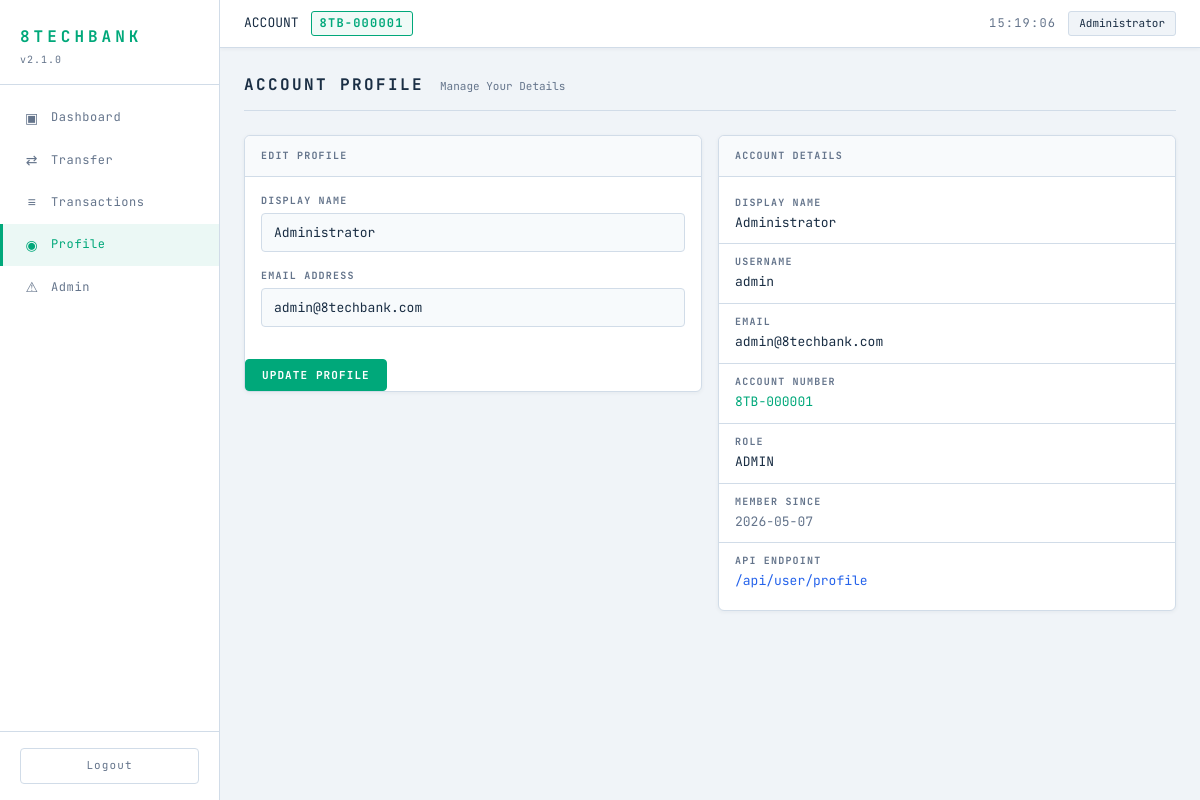
The page /profile (signed in) on the database as committed earlier.
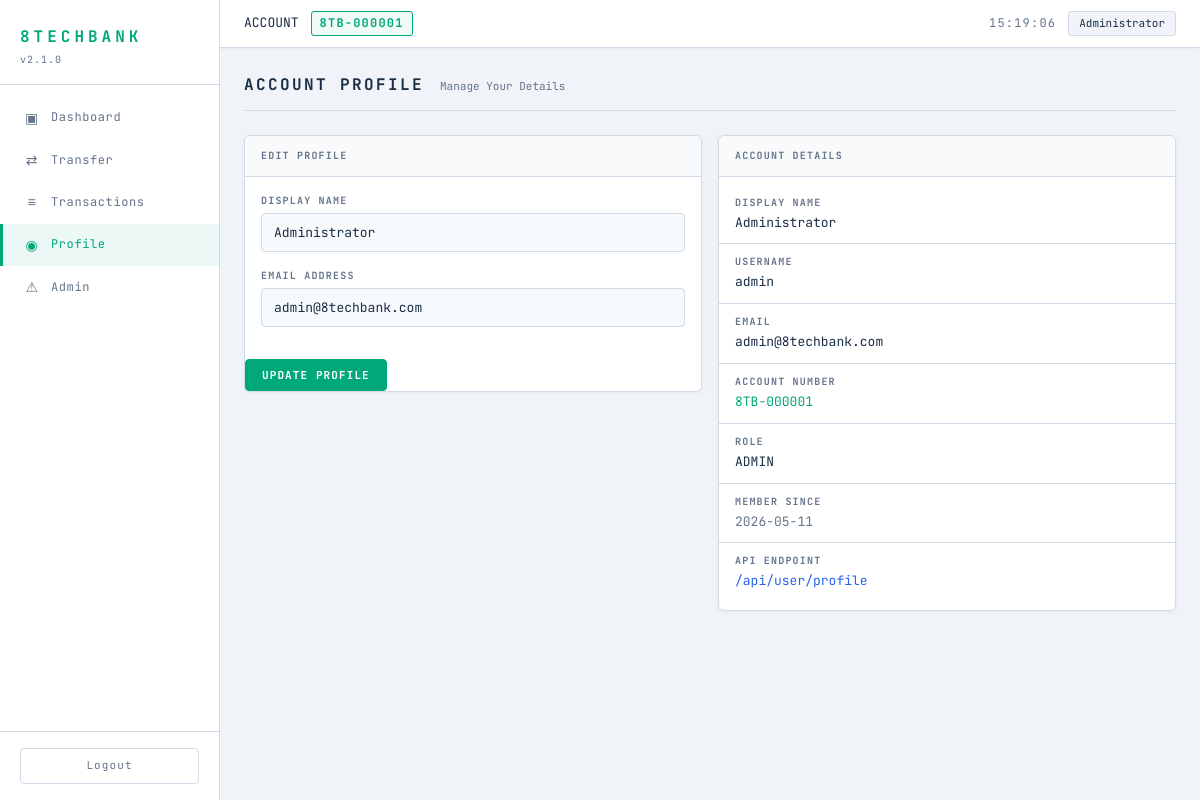
The same page on the database as committed later.
### tables this page shows
CREATE TABLE users (
    id INTEGER PRIMARY KEY AUTOINCREMENT,
    username TEXT NOT NULL UNIQUE,
    email TEXT NOT NULL UNIQUE,
    password TEXT NOT NULL,
    display_name TEXT NOT NULL,
    account_number TEXT NOT NULL UNIQUE,
    balance REAL NOT NULL DEFAULT 1000.00,
    role TEXT NOT NULL DEFAULT 'user',
    created_at TIMESTAMP DEFAULT CURRENT_TIMESTAMP
);

### routes/profile.py (the view, shortened to what this page needs)
@profile_bp.route('/profile', methods=['GET', 'POST'])
def profile():
    if 'user_id' not in session:
        return redirect(url_for('auth.login'))
    user_id = session['user_id']
    error = None
    success = None
    user = raw_query("SELECT * FROM users WHERE id=" + str(user_id), fetchone=True)
    return render_template('profile.html', user=user, error=error, success=success)

### database.py (called while the page is built)
def get_db():
    conn = sqlite3.connect(DATABASE_PATH)
    conn.row_factory = sqlite3.Row
    return conn

def raw_query(sql, fetchone=False):
    conn = get_db()
    try:
        if isinstance(sql, (list, tuple)) and len(sql) == 2:
            sql_text, params = sql
            cur = conn.execute(sql_text, params)
        else:
            cur = conn.execute(sql)
        conn.commit()
        if fetchone:
            return cur.fetchone()
        return cur.fetchall()
    finally:
        conn.close()

### templates/profile.html (shortened to what this page needs)
{% extends "base.html" %}
{% block content %}
<div class="page-header">
    <h2 class="page-title">ACCOUNT PROFILE</h2>
    <span class="page-subtitle">Manage Your Details</span>
</div>
<div class="profile-layout">
    <div class="profile-form-col">
        <div class="card">
            <div class="card-header">
                <span class="micro-label">EDIT PROFILE</span>
            </div>
            <form method="POST" action="{{ url_for('profile.profile') }}">
                <div class="form-group">
                    <label class="micro-label">DISPLAY NAME</label>
                    <input type="text" name="display_name" class="form-input"
                           value="{{ user.display_name }}">
                </div>
                <div class="form-group">
                    <label class="micro-label">EMAIL ADDRESS</label>
                    <input type="email" name="email" class="form-input"
                           value="{{ user.email }}">
                </div>
                <button type="submit" class="btn btn-primary">UPDATE PROFILE</button>
            </form>
        </div>
    </div>
    <div class="profile-info-col">
        <div class="card">
            <div class="card-header">
                <span class="micro-label">ACCOUNT DETAILS</span>
            </div>
            <div class="info-rows">
                <div class="info-row">
                    <span class="micro-label">DISPLAY NAME</span>
                    <span class="info-value">{{ user.display_name | safe }}</span>
                </div>
                <div class="info-row">
                    <span class="micro-label">USERNAME</span>
                    <span class="info-value mono">{{ user.username }}</span>
                </div>
                <div class="info-row">
                    <span class="micro-label">EMAIL</span>
                    <span class="info-value">{{ user.email }}</span>
                </div>
                <div class="info-row">
                    <span class="micro-label">ACCOUNT NUMBER</span>
                    <span class="info-value mono accent">{{ user.account_number }}</span>
                </div>
                <div class="info-row">
                    <span class="micro-label">ROLE</span>
                    <span class="info-value">{{ user.role | upper }}</span>
                </div>
                <div class="info-row">
                    <span class="micro-label">MEMBER SINCE</span>
                    <span class="info-value muted">{{ user.created_at[:10] }}</span>
                </div>
                <div class="info-row">
                    <span class="micro-label">API ENDPOINT</span>
                    <a href="{{ url_for('api.api_user_profile') }}" class="info-value link">/api/user/profile</a>
                </div>
            </div>
        </div>
    </div>
</div>
{% endblock %}

### templates/base.html (shortened to what this page needs)
<!DOCTYPE html>
<html lang="en">
<head>
    <link rel="stylesheet" href="{{ url_for('static', filename='style.css') }}">
</head>
<body>
    <div class="layout">
        <aside class="sidebar">
            <div class="sidebar-header">
                <h1 class="logo">8TECHBANK</h1>
                <div class="version">v2.1.0</div>
            </div>
            <nav class="sidebar-nav">
                <a href="{{ url_for('dashboard.dashboard') }}" class="nav-item {% if request.endpoint == 'dashboard.dashboard' %}active{% endif %}">
                    <span class="nav-icon">▣</span>
                    <span>Dashboard</span>
                </a>
                <a href="{{ url_for('transfer.transfer') }}" class="nav-item {% if request.endpoint == 'transfer.transfer' %}active{% endif %}">
                    <span class="nav-icon">⇄</span>
                    <span>Transfer</span>
                </a>
                <a href="{{ url_for('transactions.transactions') }}" class="nav-item {% if request.endpoint == 'transactions.transactions' %}active{% endif %}">
                    <span class="nav-icon">≡</span>
                    <span>Transactions</span>
                </a>
                <a href="{{ url_for('profile.profile') }}" class="nav-item {% if request.endpoint == 'profile.profile' %}active{% endif %}">
                    <span class="nav-icon">◉</span>
                    <span>Profile</span>
                </a>
                {% if session.get('role') == 'admin' %}
                <a href="{{ url_for('admin.admin') }}" class="nav-item {% if request.endpoint == 'admin.admin' %}active{% endif %}">
                    <span class="nav-icon">⚠</span>
                    <span>Admin</span>
                </a>
                {% endif %}
            </nav>
            <div class="sidebar-footer">
                <a href="{{ url_for('auth.logout') }}" class="logout-btn">Logout</a>
            </div>
        </aside>
        <main class="main-content">
            <header class="topbar">
                <div class="topbar-left">
                    <span class="label">ACCOUNT</span>
                    <span class="account-badge">{{ session.account_number }}</span>
                </div>
                <div class="topbar-right">
                    <div class="clock" id="liveClock">--:--:--</div>
                    <div class="user-pill">{{ session.display_name }}</div>
                </div>
            </header>
            <div class="content">
                {% block content %}{% endblock %}
            </div>
        </main>
    </div>
</body>
</html>

Rows that differ between the two databases and show on the page:
changed users "Administrator": created_at "2026-05-07" → "2026-05-11"
